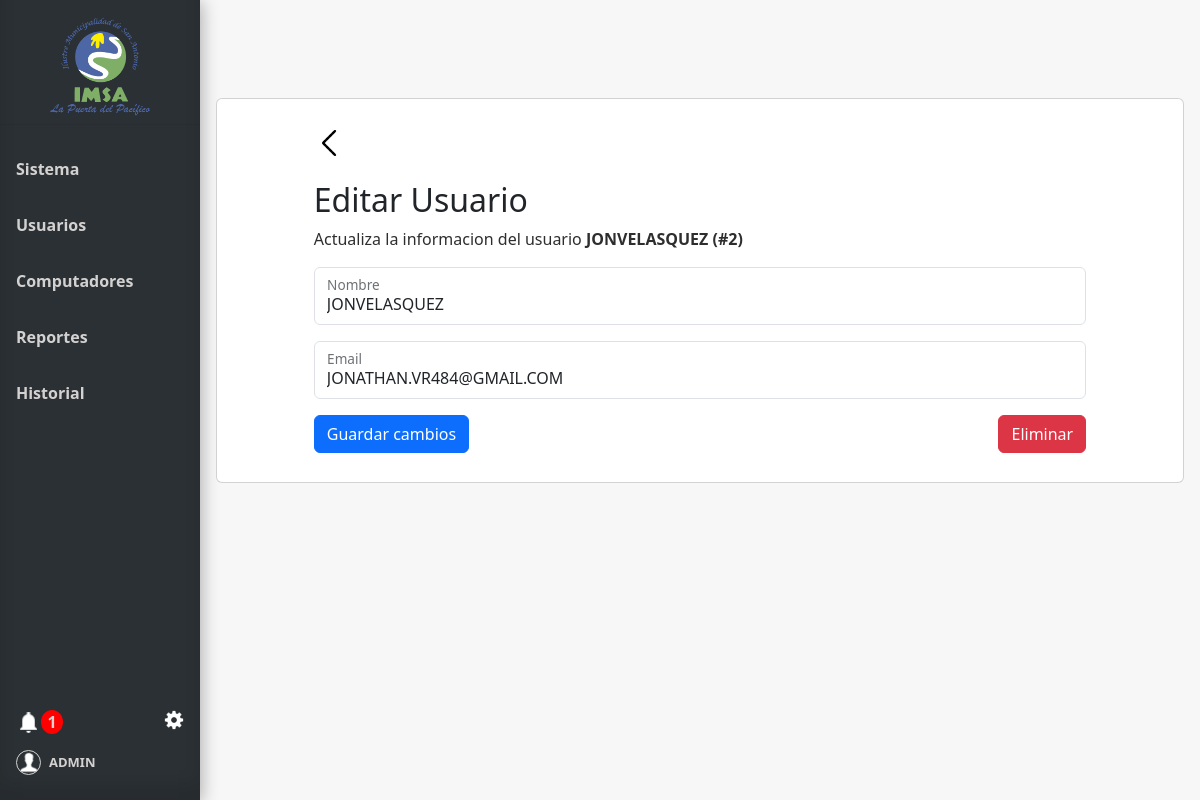
/editar_usuario/2 (signed in), run on an earlier commit of the app's database.
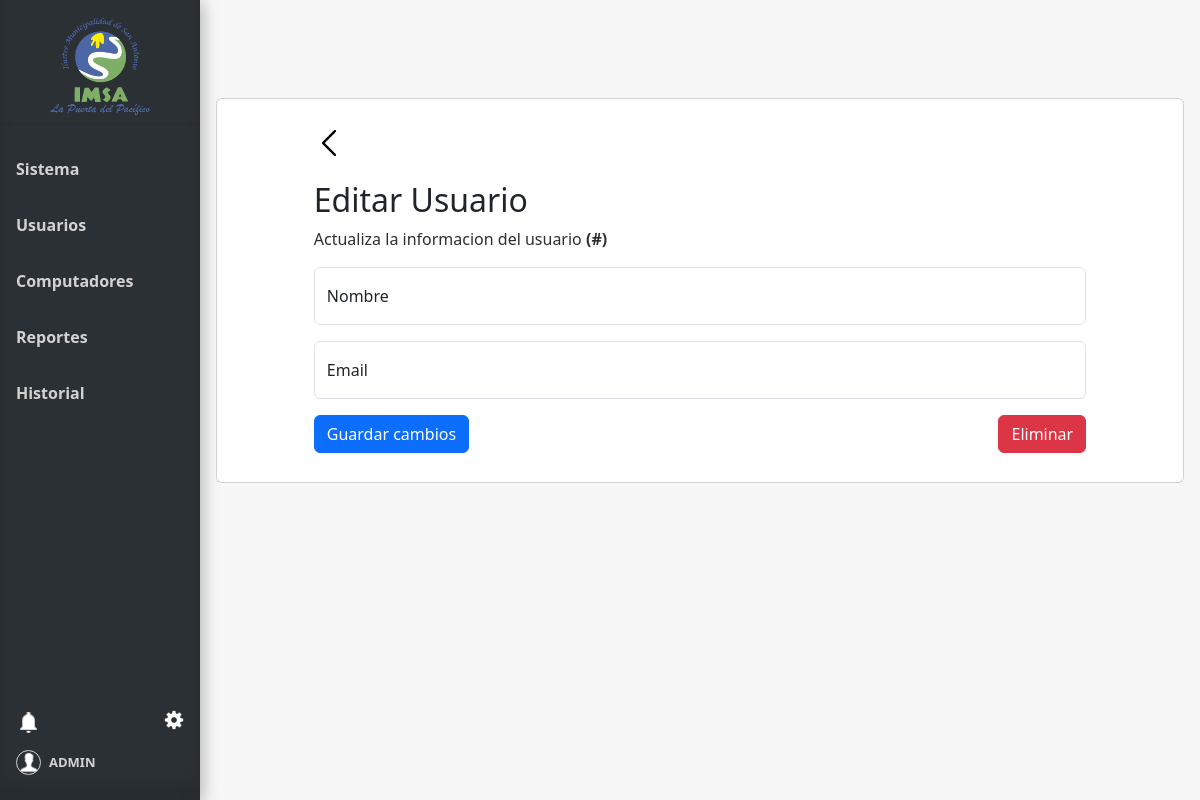
And on a later commit of the database.
### tables this page shows
CREATE TABLE Usuario (
    Id_usuario INTEGER PRIMARY KEY AUTOINCREMENT,
    Nombre_user VARCHAR(100),
    Email VARCHAR(100),
    Psw VARCHAR(100),
    id_tipo_usuario,
    FOREIGN KEY (id_tipo_usuario) REFERENCES Tipo_usuario(id_tipo_usuario)
);

### app.py (the view)
@app.route('/editar_usuario/<int:id>', methods=['GET'])
@login_required
def editar_usuario(id):
    conn = get_db_connection()
    use = conn.execute('''
        SELECT *
        FROM Usuario
        WHERE Usuario.Id_usuario = ?
    ''', (id,)).fetchone()
    conn.close()
    user=current_user
    num_notificaciones_totales = get_total_notifications(user.id)
    info_notificaciones = get_info_notifications(user.id)
    return render_template('editar_usuario.html', use=use,  user=user, num_notificaciones_totales=num_notificaciones_totales, info_notificaciones=info_notificaciones)

### app.py (called while the page is built)
@login_manager.user_loader
def load_user(user_id):
    return Usuario.get_by_id(user_id)

def get_db_connection():
    conn = sqlite3.connect('database.db')
    conn.row_factory = sqlite3.Row
    return conn

def get_total_notifications(user_id):
    conn = get_db_connection()
    total_notifications = conn.execute(
        'SELECT COUNT(*) FROM Notificaciones WHERE id_usuario = ?  AND leido = false',
        (user_id,)
    ).fetchone()[0]
    conn.close()
    return total_notifications

def get_info_notifications(user_id):
    conn = get_db_connection()
    info_notifiaciones= conn.execute(
        'SELECT * FROM Notificaciones WHERE id_usuario = ? ORDER BY id_notificacion DESC LIMIT 6',
        (user_id,)
    ).fetchall()
    conn.close()
    return info_notifiaciones

### model.py (called while the page is built)
def get_db_connection():
    conn = sqlite3.connect('database.db')
    conn.row_factory = sqlite3.Row
    return conn

### templates/editar_usuario.html (shortened to what this page needs)
{% extends 'base.html' %}
{% block head %}
<link rel="stylesheet" href="{{ url_for('static', filename='css/style_editar_usuario.css')}}">
{% endblock %}
{% block content %}
<div class="card text-start mb-3">
    <div class="bodyBack">
        <a id="botonBack" href="{{url_for('usuarios')}}" aria-valuetext="a"><img id="imgBack" src="{{ url_for('static', filename='img/icon-back.png')}}" alt="icon-back" width="30px"></a>
    </div>
    <form id="editForm" method="post" action="{{ url_for('editar_usuario_form') }}">
        <div class="modal-body">
            <h2>Editar Usuario</h2>
            <p>Actualiza la informacion del usuario <b>{{ use['Nombre_user'] }} (#{{ use['Id_usuario'] }}) </b></p>
            <div class="form-floating mb-3">
                <input type="text" id="nombre_usuario" name="nombre_usuario" class="form-control" placeholder="" value="{{ use['Nombre_user'] }}">
                <label for="nombre_usuario">Nombre</label>
            </div>
            <div class="form-floating mb-3">
                <input type="email" id="email" name="email" class="form-control" placeholder="" value="{{ use['Email'] }}">
                <label for="email">Email</label>
            </div>
        </div>
        <div class="Botones_editarUsuario">
            <div class="botones">
                <button id="guardar" type="submit" class="btn btn-primary" onclick="document.getElementById('action').value='save';">Guardar cambios</button>
            </div>
            <div class="BotonEliminar">
                <button type="submit" class="btn btn-danger" onclick="document.getElementById('action').value='delete';">Eliminar</button>
            </div>
        </div>
    </form>
</div>
{% endblock %}

### templates/base.html (shortened to what this page needs)
<!doctype html>
<html lang="es">
<head>
  {% block head %} {% endblock %}
  <link rel="stylesheet" href="{{ url_for('static', filename='css/style_base.css') }}">
  <link rel="stylesheet" href="{{ url_for('static', filename='css/style_ajustes.css') }}">
  <link href="https://cdn.jsdelivr.net/npm/bootstrap@5.3.3/dist/css/bootstrap.min.css" rel="stylesheet"
>
</head>
<body>
  <div class="sidebar" style="display: flex; flex-direction: column; height: 100vh;">
    <div class="tituloMenu">
      <img src="{{ url_for('static', filename='img/logo.png') }}" alt="Logo-IMSA" width="100px">
    </div>
    <hr>
    <a href="{{ url_for('index') }}" class="slide_right {% if request.endpoint == 'index' %}active{% endif %}">
      <b id="menu-link">Sistema</b>
    </a>
    <a href="{{ url_for('usuarios') }}" class="slide_right {% if request.endpoint == 'usuarios' %}active{% endif %}">
      <b id="menu-link">Usuarios</b>
    </a>
    <a href="{{ url_for('computadores') }}"
      class="slide_right {% if request.endpoint == 'computadores' %}active{% endif %}">
      <b id="menu-link">Computadores</b>
    </a>
    <a href="{{ url_for('reportes') }}" class="slide_right {% if request.endpoint == 'reportes' %}active{% endif %}">
      <b id="menu-link">Reportes</b>
    </a>
    <a href="{{ url_for('historial') }}" class="slide_right {% if request.endpoint == 'historial' %}active{% endif %}">
      <b id="menu-link">Historial</b>
    </a>
    <div class="menuAbajo">
      <div class="ajuste_notificacion">
        <div class="notificacion">
          <a href="" class="icon" data-bs-toggle="modal" data-bs-target="#ModalNotifiaciones">
            <img id="icon-campana" src="{{ url_for('static', filename='img/icon-campana.png') }}" alt="logoCampana">
            <div>
              {% if num_notificaciones_totales > 0 %}
              <strong id="numero_notificacion">{{ num_notificaciones_totales }}</strong>
              {% endif %}
            </div>
          </a>
        </div>
        <div class="ajustes">
          <a href="" class="icon" data-bs-toggle="modal" data-bs-target="#ModalAjustes">
            <img async id="icon-ajuste" src="{{ url_for('static', filename='img/icon-ajuste.png') }}" alt="logoAjuste" ></a>
        </div>
      </div>
      <div class="bodyCuenta">
        <a href="#" id="cuenta">
          <img id="icon-cuenta" src="{{ url_for('static', filename='img/icon-usuario.png') }}" alt="">
          <b style="font-size: small;">{{ user.nombre_usuario}}</b>
        </a>
      </div>
  </div>
  </div>
  <div class="content">
    {% block content %}
    {% endblock %}
  </div>
</body>
</html>

What changed in the data, as far as the page shows it:
removed Usuario: Nombre_user "JONVELASQUEZ", Id_usuario "2", nombre_usuario "JONVELASQUEZ", email "JONATHAN.VR484@GMAIL.COM"
Also different on the page:
{{ num_notificaciones_totales }}: "1" → (not shown)
